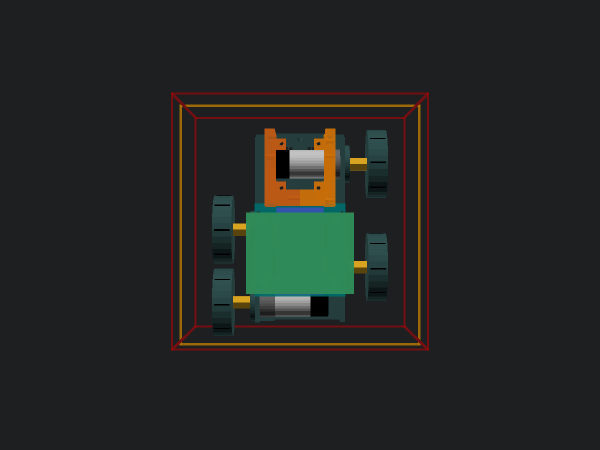
#> input picture 3D_Models/preview_full_assembly_zigzag_top.png, 1200 x 900 px, found by its file name (shown at 1/2 size)
$ python generate_comparison_infographic.py
#> lines starting #> are read from the running program, lines starting #| are printed output that depends on the picture
"""
Generate Side-by-Side Visual Comparison Infographic:
Zigzag Base V9.1 vs Balanced Omni Base V10.0
"""

import os
from PIL import Image, ImageDraw, ImageFont

BASE_DIR = r"C:\Users\vuasu\.gemini\antigravity\scratch\ORC_K2_Robot_SacHoaTriAn"
MODELS_DIR = os.path.join(BASE_DIR, "3D_Models")

# Source images
img_zigzag_path = os.path.join(MODELS_DIR, "preview_full_assembly_zigzag_top.png")
img_balanced_path = os.path.join(MODELS_DIR, "preview_full_assembly_balanced_top.png")

if not os.path.exists(img_zigzag_path):
    # render it if not existing
    import subprocess
    cmd = [
        r"C:\Program Files\OpenSCAD\openscad.exe",
        "-o", img_zigzag_path,
        "--camera=0,85,60,0,0,0,380",
        "--imgsize=1024,768",
        "--colorscheme=Tomorrow Night",
        os.path.join(MODELS_DIR, "full_assembly_zigzag_omni.scad")
    ]
    subprocess.run(cmd)

im_zz = Image.open(img_zigzag_path).resize((800, 600), Image.Resampling.LANCZOS)
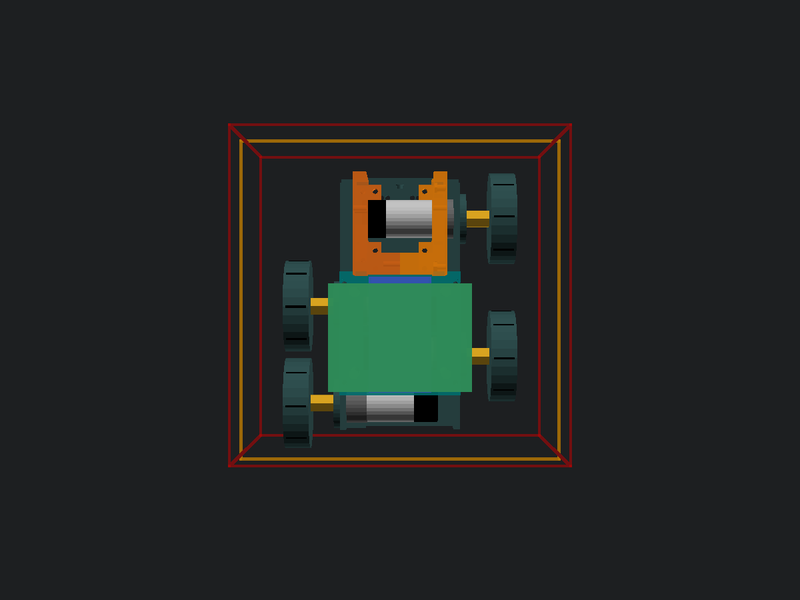
#> im_zz: PIL image 800x600 RGB; mean R, G, B 34.8, 37.5, 35.8
im_bal = Image.open(img_balanced_path).resize((800, 600), Image.Resampling.LANCZOS)
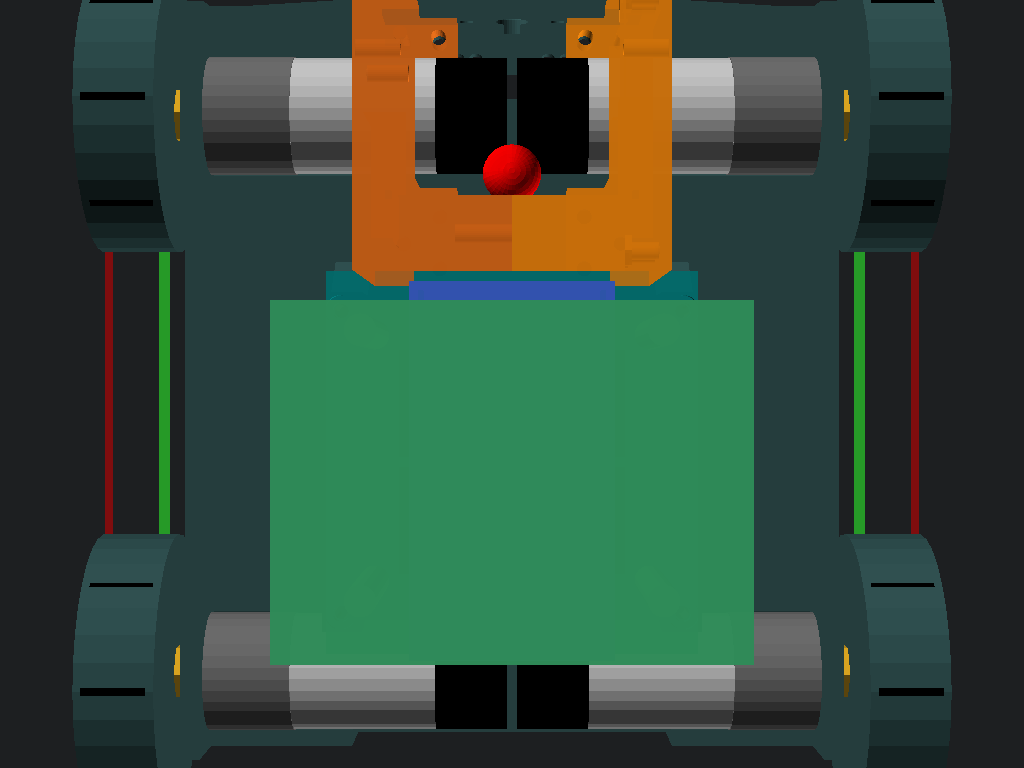
#> input picture 3D_Models/preview_full_assembly_balanced_top.png, 1024 x 768 px, found by its file name

# Create a canvas: 1650 x 850
canvas = Image.new("RGB", (1650, 920), (20, 24, 30))
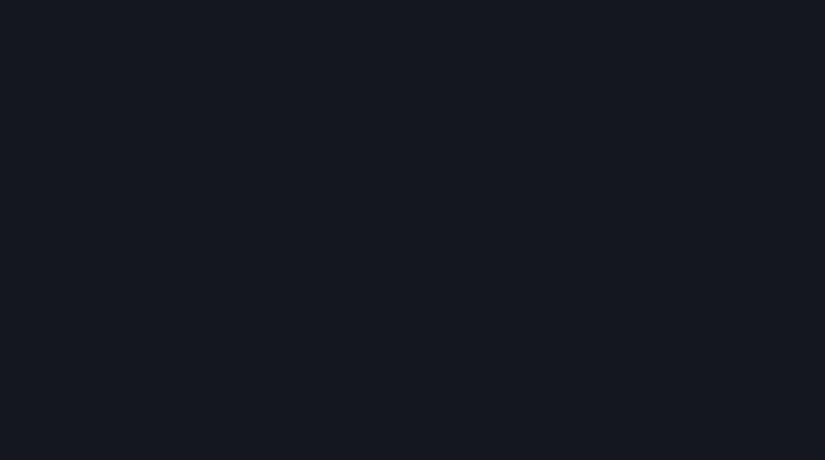
#> canvas: PIL image 1650x920 RGB (shown at 1/2 size); mean R, G, B 20, 24, 30
draw = ImageDraw.Draw(canvas)

# Paste the two images
canvas.paste(im_zz, (20, 160))
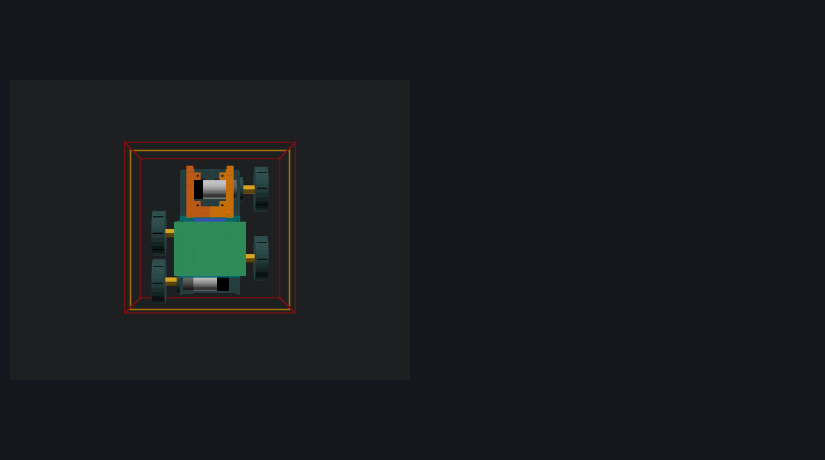
#> canvas: PIL image 1650x920 RGB (shown at 1/2 size); mean R, G, B 24.7, 28.3, 31.8
canvas.paste(im_bal, (830, 160))
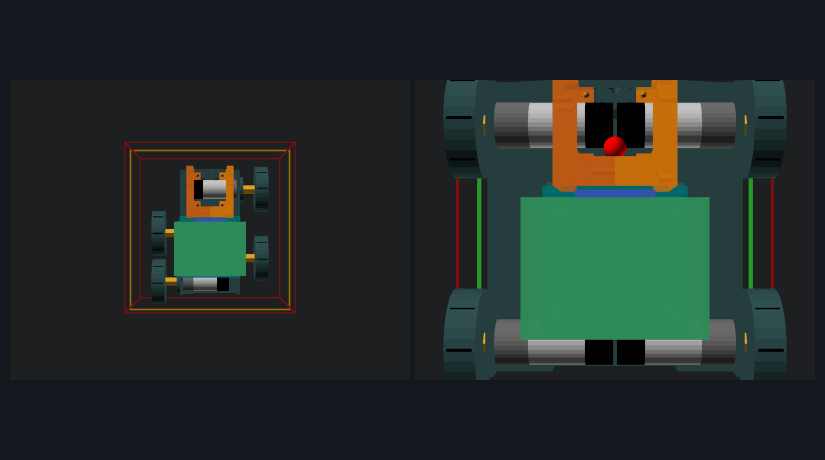
#> canvas: PIL image 1650x920 RGB (shown at 1/2 size); mean R, G, B 35.1, 44.6, 40.9

# Try loading standard font or default
try:
    font_title = ImageFont.truetype("arialbd.ttf", 32)
    font_subtitle = ImageFont.truetype("arial.ttf", 20)
    font_header = ImageFont.truetype("arialbd.ttf", 24)
    font_body = ImageFont.truetype("arial.ttf", 18)
    font_badge = ImageFont.truetype("arialbd.ttf", 18)
except:
    font_title = ImageFont.load_default()
    font_subtitle = font_title
    font_header = font_title
    font_body = font_title
    font_badge = font_title

# Header
draw.text((825, 30), "SO SÁNH CƠ HỌC & ĐỘNG HỌC ĐA GIÁC ĐỠ TIẾP ĐẤT", fill=(255, 255, 255), font=font_title, anchor="mt")
draw.text((825, 75), "ZIGZAG BASE V9.1 (BỊ NGHIÊNG/CHÚI ĐẦU) vs BALANCED OMNI BASE V10.0 (CÂN BẰNG ĐỐI XỨNG)", fill=(200, 215, 230), font=font_subtitle, anchor="mt")

# Panels
# Left Panel: Zigzag
draw.rectangle([(20, 115), (820, 155)], fill=(180, 40, 40))
draw.text((420, 135), "BẢN CŨ: ZIGZAG SO LE (BÁNH LỆCH 56MM - BỊ NGHIÊNG/CHÚI)", fill=(255, 255, 255), font=font_header, anchor="mm")

# Annotations on Left
draw.rectangle([(30, 770), (810, 900)], fill=(35, 40, 50), outline=(220, 60, 60), width=2)
lines_zz = [
    "[!] Đa giác tiếp đất bị xiên 23.3 độ (Đường nối Bánh Trước-Phải Y=142 sang Giữa-Trái Y=86mm)",
    "[!] Góc Trước-Bên Trái hổng hoàn toàn 82.5mm không có bánh đỡ (Dưới tháp nâng & tay gắp!)",
    "[!] Khi vươn kẹp hoa hoặc phanh gấp: Trọng tâm dồn ra ngoài đường đỡ -> XE BỊ CHÚI NGHIÊNG!",
    "[!] Động học 4 bánh không đối xứng -> Xe bị nhao lái lệch tâm (Yaw drift) khi chạy thẳng"
]
for idx, l in enumerate(lines_zz):
    draw.text((45, 780 + idx * 28), l, fill=(255, 130, 130) if "[!]" in l else (220, 220, 220), font=font_body)

# Right Panel: Balanced Omni
draw.rectangle([(830, 115), (1630, 155)], fill=(30, 140, 60))
draw.text((1230, 135), "BẢN MỚI: BALANCED OMNI BASE (ĐỐI XỨNG 2 TRƯỚC - 2 SAU)", fill=(255, 255, 255), font=font_header, anchor="mm")

# Annotations on Right
draw.rectangle([(840, 770), (1620, 900)], fill=(35, 40, 50), outline=(50, 200, 80), width=2)
lines_bal = [
    "[✓] Đa giác tiếp đất HÌNH CHỮ NHẬT HOÀN HẢO 158 x 118mm (2 bánh trước Y=142, 2 bánh sau Y=24mm)",
    "[✓] Chống chúi đầu / nghiêng lật 100%: 2 bánh trước đỡ trọn vẹn cả 2 tháp nâng 01B và 01C!",
    "[✓] Động học đối xứng tuyệt đối: Chạy thẳng tắp, quay tròn tại chỗ không lệch tâm, bám line cực chuẩn",
    "[✓] Phủ bì toàn xe: 174 x 176 mm <= 185 mm! Lọt thỏm trong hộp thi đấu, in 3D vừa Bambu A1 Mini"
]
for idx, l in enumerate(lines_bal):
    draw.text((855, 780 + idx * 28), l, fill=(130, 255, 160) if "[✓]" in l else (220, 220, 220), font=font_body)

out_comp = os.path.join(MODELS_DIR, "compare_zigzag_vs_balanced_omni.png")
canvas.save(out_comp)
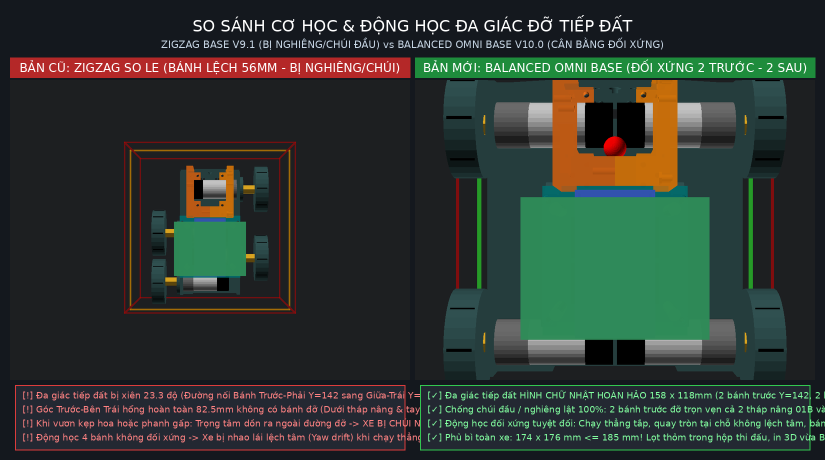
#> saved as compare_zigzag_vs_balanced_omni.png: PIL image 1650x920 RGB (shown at 1/2 size); mean R, G, B 46.1, 54.8, 48.7
print(f"Comparison image generated: {out_comp} ({os.path.getsize(out_comp):,} bytes)")
